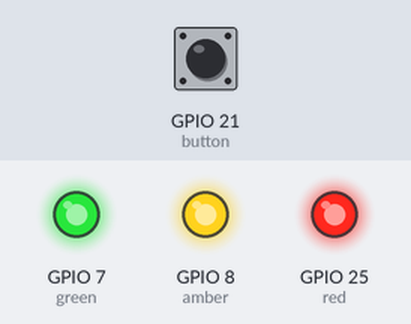
The program below on a simulated Raspberry Pi (BCM pin numbers). Parts: output pins drawn as LEDs (lit = HIGH). Inputs (shaded band) come from the test bench; at power-on: GPIO 21 (button) HIGH. At 25.0 s the program stops and its outputs stay as they are.

Above: at 0.1 s.
At 23.1 s:
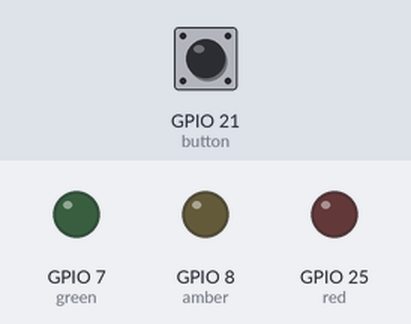
Timing chart, 0 to 24.6 s (numbered marks = the images above):
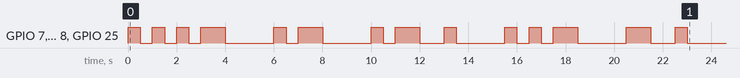

The program:

trafficlights.py
```python
from gpiozero import Button, TrafficLights
from time import sleep

button = Button(21)
lights = TrafficLights(25, 8, 7)

#all lights off
#v = . . . _
# pseudocode v = light on sleep 0.5 light off sleep 0.5 light on sleep 0.5 light off sleep 0.5 light on sleep 0.5 light off sleep 0.5 light on sleep 1 light off sleep 1
#a = . _
#a = light on sleep 0.5 light off sleep 0.5 light on sleep 1 light off sleep 1
lights.on()
sleep(0.5)
lights.off()
sleep(0.5)

lights.on()
sleep(0.5)
lights.off()
sleep(0.5)

lights.on()
sleep(0.5)
lights.off()
sleep(0.5)

lights.on()
sleep(1)
lights.off()
sleep(2)
# Finish V
# Start A
lights.on()
sleep(0.5)
lights.off()
sleep(0.5)

lights.on()
sleep(1)
lights.off()
sleep(2)
#Finish A
#Start R
lights.on()
sleep(0.5)
lights.off()
sleep(0.5)

lights.on()
sleep(1)
lights.off()
sleep(1)

lights.on()
sleep(0.5)
lights.off()
sleep(2)
#Finish R
#Start U
lights.on()
sleep(0.5)
lights.off()
sleep(0.5)

lights.on()
sleep(0.5)
lights.off()
sleep(0.5)

lights.on()
sleep(1)
lights.off()
sleep(2)
#Finish U
#start N
lights.on()
sleep(1)
lights.off()
sleep(1)
lights.on()
sleep(0.5)
lights.off()
sleep(2)
#Finish N
```

Measured:
- by itself, GPIO 7 (green), GPIO 8 (amber), GPIO 25 (red): LOW → HIGH at 0.00 s, → LOW 0.50 s later, → HIGH 0.50 s later, → LOW 0.50 s later, … (28 changes in this stretch)
